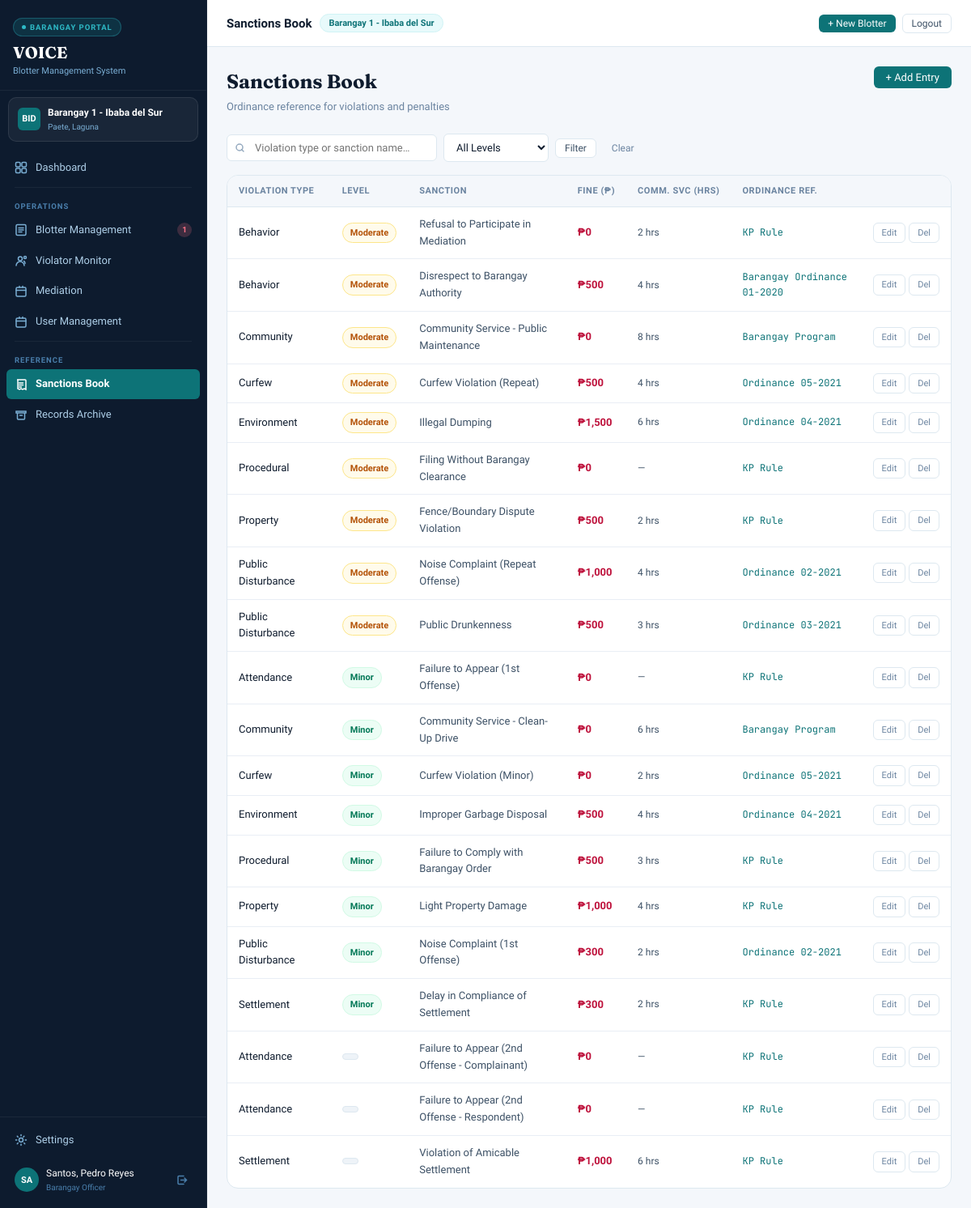
Screenshot of /barangay-portal/index.php?page=sanctions-book (signed in) with the database file from the repository.
### tables this page shows
CREATE TABLE `barangays` (
  `id` int(10) UNSIGNED NOT NULL,
  `name` varchar(120) NOT NULL,
  `municipality` varchar(120) NOT NULL,
  `province` varchar(120) DEFAULT NULL,
  `psgc_code` varchar(20) DEFAULT NULL,
  `contact_no` varchar(20) DEFAULT NULL,
  `email` varchar(120) DEFAULT NULL,
  `address` text DEFAULT NULL,
  `captain_name` varchar(120) DEFAULT NULL,
  `is_active` tinyint(1) NOT NULL DEFAULT 1,
  `created_at` datetime NOT NULL DEFAULT current_timestamp(),
  `updated_at` datetime NOT NULL DEFAULT current_timestamp() ON UPDATE current_timestamp()
);

CREATE TABLE `sanctions_book` (
  `id` int(10) UNSIGNED NOT NULL,
  `barangay_id` int(10) UNSIGNED NOT NULL,
  `violation_type` varchar(100) NOT NULL,
  `violation_level` enum('minor','moderate','serious','critical') NOT NULL,
  `sanction_name` varchar(200) NOT NULL,
  `fine_amount` decimal(10,2) DEFAULT 0.00,
  `community_hours` int(10) UNSIGNED DEFAULT 0,
  `ordinance_ref` varchar(200) DEFAULT NULL,
  `description` text DEFAULT NULL,
  `is_active` tinyint(1) NOT NULL DEFAULT 1,
  `created_at` datetime NOT NULL DEFAULT current_timestamp()
);

### connection/connect.php (called while the page is built, shortened)
<?php
function currentUser(): array {
    return [
        'id'         => $_SESSION['user_id']   ?? null,
        'name'       => $_SESSION['user_name'] ?? null,
        'role'       => $_SESSION['user_role'] ?? null,
        'barangay_id'=> $_SESSION['barangay_id'] ?? null,
    ];
}
function e(string $str): string {
    return htmlspecialchars($str, ENT_QUOTES, 'UTF-8');
}

### barangay-portal/pages/sanctions-book.php (the view, shortened to what this page needs)
<?php
$bid = (int)$user['barangay_id'];
$f_search = $_GET['search'] ?? '';
$where = ["barangay_id = $bid"]; $params = [];
$ws = 'WHERE ' . implode(' AND ', $where);
$sanctions = [];
try {
    $s = $pdo->prepare("SELECT * FROM sanctions_book $ws ORDER BY violation_level DESC, violation_type ASC");
    $s->execute($params);
    $sanctions = $s->fetchAll();
} catch (PDOException $e) {}
$lm = ['minor'=>'ch-emerald','moderate'=>'ch-amber','serious'=>'ch-rose','critical'=>'ch-violet'];
?>
<div class="page-hdr">
  <div class="page-hdr-left"><h2>Sanctions Book</h2><p>Ordinance reference for violations and penalties</p></div>
  <button class="btn btn-primary" onclick="resetForm();openModal('modal-sanction')">+ Add Entry</button>
</div>
<form method="GET" class="filter-bar">
  <div class="inp-icon" style="flex:1;max-width:260px">
    <input type="search" name="search" placeholder="Violation type or sanction name…" value="<?= e($f_search) ?>">
  </div>
  <select name="level" onchange="this.form.submit()">
    <option value="">All Levels</option>
  </select>
  <button type="submit" class="btn btn-outline btn-sm">Filter</button>
  <a href="?page=sanctions-book" class="btn btn-ghost btn-sm">Clear</a>
</form>
<div class="card">
  <div class="tbl-wrap">
    <table>
      <thead><tr><th>Violation Type</th><th>Level</th><th>Sanction</th><th>Fine (₱)</th><th>Comm. Svc (hrs)</th><th>Ordinance Ref.</th><th></th></tr></thead>
      <tbody>
      <?php if (empty($sanctions)): ?>
        <tr><td colspan="7"><div class="empty-state"><div class="es-icon">📜</div><div class="es-title">No sanctions defined</div><div class="es-sub">Add ordinance entries using the button above</div></div></td></tr>
      <?php else: foreach ($sanctions as $s): ?>
        <tr>
          <td class="td-main"><?= e($s['violation_type']) ?></td>
          <td><span class="chip <?= $lm[$s['violation_level']] ?? 'ch-slate' ?>"><?= ucfirst($s['violation_level']) ?></span></td>
          <td><?= e($s['sanction_name']) ?></td>
          <td style="font-weight:600;color:var(--rose-600)">₱<?= number_format((float)($s['fine_amount'] ?? 0)) ?></td>
          <td style="font-size:12px"><?= $s['community_hours'] ? $s['community_hours'] . ' hrs' : '—' ?></td>
          <td style="font-family:var(--font-mono);font-size:12px;color:var(--teal-600)"><?= e($s['ordinance_ref'] ?: '—') ?></td>
          <td>
            <div style="display:flex;gap:4px">
              <button class="act-btn" onclick='loadEdit(<?= json_encode($s) ?>)'>Edit</button>
              <button class="act-btn red" onclick="delSanction(<?= $s['id'] ?>)">Del</button>
            </div>
          </td>
        </tr>
      <?php endforeach; endif; ?>
      </tbody>
    </table>
  </div>
</div>

### barangay-portal/index.php (shortened to what this page needs)
<?php
require_once '../connection/auth.php';
$user = currentUser();
$allowed = ['dashboard','blotter-management','violator-monitor','mediation','user-management','sanctions-book','records-archive','settings'];
$page    = (isset($_GET['page']) && in_array($_GET['page'], $allowed)) ? $_GET['page'] : 'dashboard';
$titles = [
    'dashboard'          => 'Dashboard',
    'blotter-management' => 'Blotter Management',
    'violator-monitor'   => 'Violator Monitor',
    'mediation'          => 'Mediation',
    'user-management'     => 'User Management',
    'sanctions-book'     => 'Sanctions Book',
    'records-archive'    => 'Records Archive',
    'settings'           => 'Settings',
];
$bid = (int)$user['barangay_id'];
$bgy = ['name' => 'Barangay', 'municipality' => '', 'province' => '', 'captain_name' => '', 'contact_no' => ''];
try {
    $s = $pdo->prepare("SELECT * FROM barangays WHERE id = ? LIMIT 1");
    $s->execute([$bid]);
    $bgy = $s->fetch() ?: $bgy;
} catch (PDOException $e) {}
$pending_count = 0;
try {
    $pending_count = (int)$pdo->query(
        "SELECT COUNT(*) FROM blotters WHERE barangay_id = $bid AND status = 'pending_review'"
    )->fetchColumn();
} catch (PDOException $e) {}
$bgy_init = strtoupper(implode('', array_slice(
    array_map(fn($w) => $w[0],
        array_filter(explode(' ', $bgy['name']), fn($w) => strlen($w) > 2)
    ), 0, 3
)));
?>
<!DOCTYPE html>
<html lang="en">
<head>
  <link rel="stylesheet" href="css/styles.css">
</head>
<body>
<div class="app">
  <aside class="sidebar">
    <div class="sb-brand">
      <div class="sb-pill"><div class="sb-dot"></div><span>Barangay Portal</span></div>
      <div class="sb-name">VOICE</div>
      <div class="sb-sub">Blotter Management System</div>
    </div>
    <div class="bgy-chip">
      <div class="bgy-av"><?= $bgy_init ?></div>
      <div>
        <div class="bgy-nm"><?= e($bgy['name']) ?></div>
        <div class="bgy-loc"><?= e($bgy['municipality']) ?><?= $bgy['province'] ? ', ' . e($bgy['province']) : '' ?></div>
      </div>
    </div>
    <nav>
      <a class="nav-a <?= $page === 'dashboard' ? 'active' : '' ?>" href="?page=dashboard">
        <span class="nav-label">Dashboard</span>
      </a>
      <div class="nav-hr"></div>
      <div class="nav-sec">Operations</div>
      <a class="nav-a <?= $page === 'blotter-management' ? 'active' : '' ?>" href="?page=blotter-management">
        <svg class="nav-icon" viewBox="0 0 16 16" fill="none" stroke="currentColor" stroke-width="1.5" stroke-linecap="round"><rect x="2" y="1.5" width="12" height="13" rx="1.5"/><path d="M5 5.5h6M5 8h6M5 10.5h4"/></svg>
        <span class="nav-label">Blotter Management</span>
        <?php if ($pending_count > 0): ?><span class="nav-badge nb-rose"><?= $pending_count ?></span><?php endif; ?>
      </a>
      <a class="nav-a <?= $page === 'violator-monitor' ? 'active' : '' ?>" href="?page=violator-monitor">
        <svg class="nav-icon" viewBox="0 0 16 16" fill="none" stroke="currentColor" stroke-width="1.5" stroke-linecap="round"><circle cx="7" cy="5.5" r="2.5"/><path d="M2 14c0-3 2.5-5 5-5s5 2.2 5 5"/><circle cx="13" cy="4" r="1.5"/><path d="M11.5 8.5c.8.5 1.5 1.4 1.5 3"/></svg>
        <span class="nav-label">Violator Monitor</span>
      </a>
      <a class="nav-a <?= $page === 'mediation' ? 'active' : '' ?>" href="?page=mediation">
        <svg class="nav-icon" viewBox="0 0 16 16" fill="none" stroke="currentColor" stroke-width="1.5" stroke-linecap="round"><rect x="2" y="3" width="12" height="11" rx="1.5"/><path d="M2 6.5h12M6 3V1.5M10 3V1.5"/></svg>
        <span class="nav-label">Mediation</span>
      </a>
      <a class="nav-a <?= $page === 'user-management' ? 'active' : '' ?>" href="?page=user-management">
        <svg class="nav-icon" viewBox="0 0 16 16" fill="none" stroke="currentColor" stroke-width="1.5" stroke-linecap="round"><rect x="2" y="3" width="12" height="11" rx="1.5"/><path d="M2 6.5h12M6 3V1.5M10 3V1.5"/></svg>
        <span class="nav-label">User Management</span>
      </a>
      <div class="nav-hr"></div>
      <div class="nav-sec">Reference</div>
      <a class="nav-a <?= $page === 'sanctions-book' ? 'active' : '' ?>" href="?page=sanctions-book">
        <svg class="nav-icon" viewBox="0 0 16 16" fill="none" stroke="currentColor" stroke-width="1.5" stroke-linecap="round"><path d="M3 2h10a1 1 0 0 1 1 1v11l-2-1-2 1-2-1-2 1-2-1V3a1 1 0 0 1 1-1z"/><path d="M5.5 6h5M5.5 8.5h5M5.5 11h3"/></svg>
        <span class="nav-label">Sanctions Book</span>
      </a>
      <a class="nav-a <?= $page === 'records-archive' ? 'active' : '' ?>" href="?page=records-archive">
        <svg class="nav-icon" viewBox="0 0 16 16" fill="none" stroke="currentColor" stroke-width="1.5" stroke-linecap="round"><path d="M2 4h12v2H2zM3.5 6v7a1 1 0 0 0 1 1h7a1 1 0 0 0 1-1V6"/><path d="M6.5 9h3"/></svg>
        <span class="nav-label">Records Archive</span>
      </a>
    </nav>
    <div class="sb-foot">
      <a class="nav-a <?= $page === 'settings' ? 'active' : '' ?>" href="?page=settings" style="margin-bottom:6px">
        <svg class="nav-icon" viewBox="0 0 16 16" fill="none" stroke="currentColor" stroke-width="1.5" stroke-linecap="round"><circle cx="8" cy="8" r="2.5"/><path d="M8 1.5v1.3M8 13.2v1.3M1.5 8h1.3M13.2 8h1.3M3.3 3.3l.9.9M11.8 11.8l.9.9M11.8 3.3l-.9.9M4.2 11.8l-.9.9"/></svg>
        <span class="nav-label">Settings</span>
      </a>
      <div class="user-row">
        <div class="user-av"><?= strtoupper(substr($user['name'] ?? 'BG', 0, 2)) ?></div>
        <div>
          <div class="user-nm"><?= e($user['name'] ?? 'Officer') ?></div>
          <div class="user-rl">Barangay Officer</div>
        </div>
        <a href="../connection/logout.php" class="logout-btn" title="Logout">
          <svg width="15" height="15" viewBox="0 0 15 15" fill="none" stroke="currentColor" stroke-width="1.5" stroke-linecap="round"><path d="M5.5 7.5h7M10 5l2.5 2.5L10 10"/><path d="M9 2.5H3a1 1 0 0 0-1 1v8a1 1 0 0 0 1 1h6"/></svg>
        </a>
      </div>
    </div>
  </aside>
  <div class="main">
    <div class="topbar">
      <div class="topbar-left">
        <span class="topbar-title"><?= e($titles[$page]) ?></span>
        <span class="topbar-badge"><?= e($bgy['name']) ?></span>
      </div>
      <div class="topbar-actions">
        <button class="btn btn-primary btn-sm" onclick="openModal('modal-new-blotter')">+ New Blotter</button>
        <a href="../connection/logout.php" class="btn btn-outline btn-sm">Logout</a>
      </div>
    </div>
    <div class="content">
      <?php include "pages/{$page}.php"; ?>
    </div>
  </div>
</div>
</body>
</html>

### rows the page displays
barangays: name "BID", name "Barangay 1 - Ibaba del Sur", municipality "Paete", province "Laguna"
sanctions_book: violation_type "Behavior", violation_level "Moderate", sanction_name "Refusal to Participate in Mediation", fine_amount "0", community_hours "2", ordinance_ref "KP Rule"
sanctions_book: violation_type "Behavior", violation_level "Moderate", sanction_name "Disrespect to Barangay Authority", fine_amount "500", community_hours "4", ordinance_ref "Barangay Ordinance 01-2020"
sanctions_book: violation_type "Community", violation_level "Moderate", sanction_name "Community Service - Public Maintenance", fine_amount "0", community_hours "8", ordinance_ref "Barangay Program"
sanctions_book: violation_type "Curfew", violation_level "Moderate", sanction_name "Curfew Violation (Repeat)", fine_amount "500", community_hours "4", ordinance_ref "Ordinance 05-2021"
sanctions_book: violation_type "Environment", violation_level "Moderate", sanction_name "Illegal Dumping", fine_amount "1,500", community_hours "6", ordinance_ref "Ordinance 04-2021"
sanctions_book: violation_type "Procedural", violation_level "Moderate", sanction_name "Filing Without Barangay Clearance", fine_amount "0", ordinance_ref "KP Rule"
sanctions_book: violation_type "Property", violation_level "Moderate", sanction_name "Fence/Boundary Dispute Violation", fine_amount "500", community_hours "2", ordinance_ref "KP Rule"
sanctions_book: violation_type "Public Disturbance", violation_level "Moderate", sanction_name "Noise Complaint (Repeat Offense)", fine_amount "1,000", community_hours "4", ordinance_ref "Ordinance 02-2021"
sanctions_book: violation_type "Public Disturbance", violation_level "Moderate", sanction_name "Public Drunkenness", fine_amount "500", community_hours "3", ordinance_ref "Ordinance 03-2021"
sanctions_book: violation_type "Attendance", violation_level "Minor", sanction_name "Failure to Appear (1st Offense)", fine_amount "0", ordinance_ref "KP Rule"
sanctions_book: violation_type "Community", violation_level "Minor", sanction_name "Community Service - Clean-Up Drive", fine_amount "0", community_hours "6", ordinance_ref "Barangay Program"
sanctions_book: violation_type "Curfew", violation_level "Minor", sanction_name "Curfew Violation (Minor)", fine_amount "0", community_hours "2", ordinance_ref "Ordinance 05-2021"
sanctions_book: violation_type "Environment", violation_level "Minor", sanction_name "Improper Garbage Disposal", fine_amount "500", community_hours "4", ordinance_ref "Ordinance 04-2021"
sanctions_book: violation_type "Procedural", violation_level "Minor", sanction_name "Failure to Comply with Barangay Order", fine_amount "500", community_hours "3", ordinance_ref "KP Rule"
sanctions_book: violation_type "Property", violation_level "Minor", sanction_name "Light Property Damage", fine_amount "1,000", community_hours "4", ordinance_ref "KP Rule"
sanctions_book: violation_type "Public Disturbance", violation_level "Minor", sanction_name "Noise Complaint (1st Offense)", fine_amount "300", community_hours "2", ordinance_ref "Ordinance 02-2021"
sanctions_book: violation_type "Settlement", violation_level "Minor", sanction_name "Delay in Compliance of Settlement", fine_amount "300", community_hours "2", ordinance_ref "KP Rule"
sanctions_book: violation_type "Attendance", sanction_name "Failure to Appear (2nd Offense - Complainant)", fine_amount "0", ordinance_ref "KP Rule"
sanctions_book: violation_type "Attendance", sanction_name "Failure to Appear (2nd Offense - Respondent)", fine_amount "0", ordinance_ref "KP Rule"
sanctions_book: violation_type "Settlement", sanction_name "Violation of Amicable Settlement", fine_amount "1,000", community_hours "6", ordinance_ref "KP Rule"

### other values shown
$pending_count "1"
substr($user['name'] ?? 'BG', 0, 2) "SA"
$user['name'] "Santos, Pedro Reyes"
$titles[$page] "Sanctions Book"
